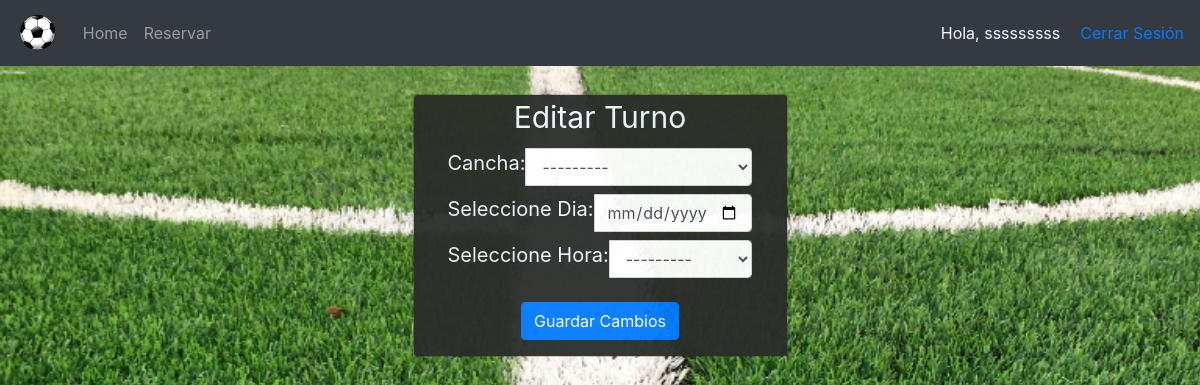
The app's page /Editar_turno/130/ (signed in), older data.
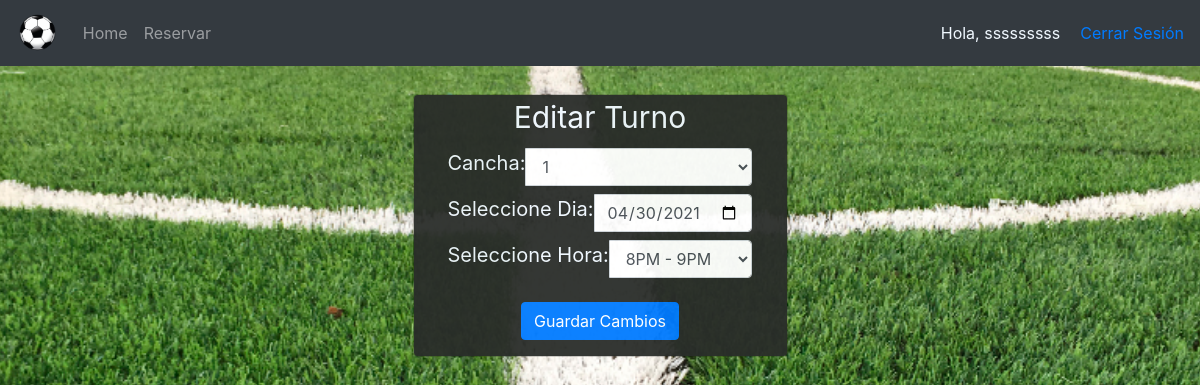
The same page, newer data.
### turnos/models.py (models this page shows, shortened)
class Turno(models.Model):
    dia = models.DateField()
    hora = models.CharField(blank=False, null=False, max_length=20, choices=HORARIOS)
    persona = models.ForeignKey(Usuario, on_delete=models.CASCADE)
    cancha = models.ForeignKey(Cancha, blank=False, null=False, on_delete=models.CASCADE)
    class Meta:
        ordering = ['dia']

### turnos/views.py (the view)
# urls.py: path('Editar_turno/<int:turno_id>/', FormularioTurnosView.edit_turno, name="editar_turno"),
    @login_required
    def edit_turno(request, turno_id):
        turno = Turno.objects.filter(id=turno_id).first()
        form = ReservaForm(instance=turno)
        return render(request, "accounts/registrados/editar_turno.html", {"form":form, "turno": turno})

### turnos/forms.py
class ReservaForm(ModelForm):
    class Meta:
        model = Turno
        fields = ('cancha', 'dia', 'hora')
        labels = {
            'cancha': 'Nro. Cancha',
            'dia': 'Fecha',
            'hora': 'Horario',
        }
        widgets = {
            'cancha': forms.Select(attrs={'class': 'form-control'}),
            'dia':DateInput(attrs={'class': 'form-control'}),
            'hora':forms.Select(attrs={'class': 'form-control'}),
            }

### turnos/models.py (called while the page is built)
    def __str__(self):
        return f'{self.num_cancha}'

### templates/accounts/registrados/editar_turno.html (shortened to what this page needs)
{% extends 'accounts/header.html' %}
{% load static %}
        {% block content %}
        <link rel="stylesheet" type="text/css" href="{% static '/css/fomulario.css' %}">
    </head>
    <body>
        <div class="modal-dialog text-center">
            <div class="col-sm-9 main-section">
                <div class="modal-content">
                    <label style="font-size: 30px; color: aliceblue;">Editar Turno</label>
                    <form method="POST" action="{% url 'actualizar_turno' turno.id %}" class="col-12">
                        <div class="input-group mb-2">
							<div class="input-group-append">
								<label style="font-size: 20px; color: aliceblue;">Cancha:</label>
							</div>
							{{form.cancha}}
						</div>
                        <div class="input-group mb-2">
							<div class="input-group-append">
								<label style="font-size: 20px; color: aliceblue;">Seleccione Dia:</label>
							</div>
							{{form.dia}}
						</div>
                        <div class="input-group mb-2">
							<div class="input-group-append">
								<label style="font-size: 20px;color: aliceblue;">Seleccione Hora:</label>
							</div>
							{{form.hora}}
						</div>
                        <div class="d-flex justify-content-center mt-3 login_container">
                            <input type="submit" value="Guardar Cambios" class="btn btn-primary">
                        </div>
                    </form>
                </div>
            </div>
        </div>
    </body>
    {% endblock %}

Row changes from the older to the newer data that the page shows:
added Turno: cancha "1", dia "04/30/2021", hora "8PM - 9PM"
Text that changed along with them:
form field cancha: "---------" → (not shown)
form field hora: "---------" → (not shown)
